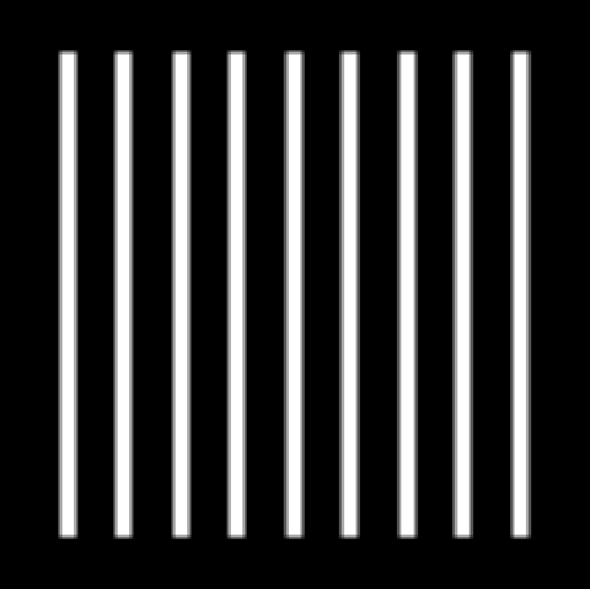
#> input picture images/White-Bars.png, 590 x 589 px
$ python medain_filters.py
#> lines starting #> are read from the running program, lines starting #| are printed output that depends on the picture; after the words box and inside, x2 and y2 are one past the last pixel; in counts of white or black regions, pixels touching at a corner belong together
import numpy as np
import cv2

def main():
    #reading Image
    image = cv2.imread('White-Bars.png', cv2.IMREAD_GRAYSCALE)
#> image is the input picture: shape (589, 590); min 0, max 255, mean 51.6
    image_out = image.copy()

    #width and height
    H = image.shape[0]
#> H = 589
    W = image.shape[1]
#> W = 590

    #applying medain filter
    for x in np.arange(3, H-3):
        for y in np.arange(3, W-3):
            nearest = []

            for a in np.arange(-3, 4):
                for b in np.arange(-3, 4):
                    intensity = image.item(x+a, y+b)
                    nearest.append(intensity)

            nearest.sort()
            Med = nearest[24]
            res = Med
            image_out.itemset((x,y), res)
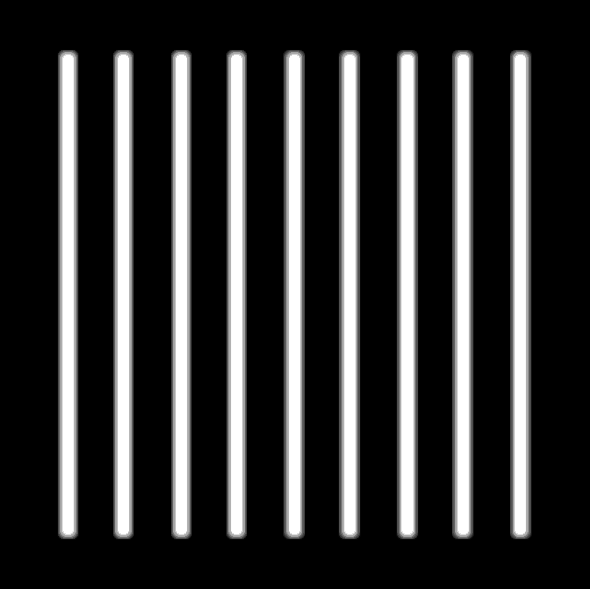
#> image_out: shape (589, 590); 3.59% of pixels changed, all inside (x1, y1, x2, y2) = (57, 49, 532, 540)

    #output and wrting our image
    cv2.imwrite('median_output.png', image_out)
    cv2.imshow('image',image_out)
    cv2.waitKey(0)
    cv2.destroyAllWindows()

main()
